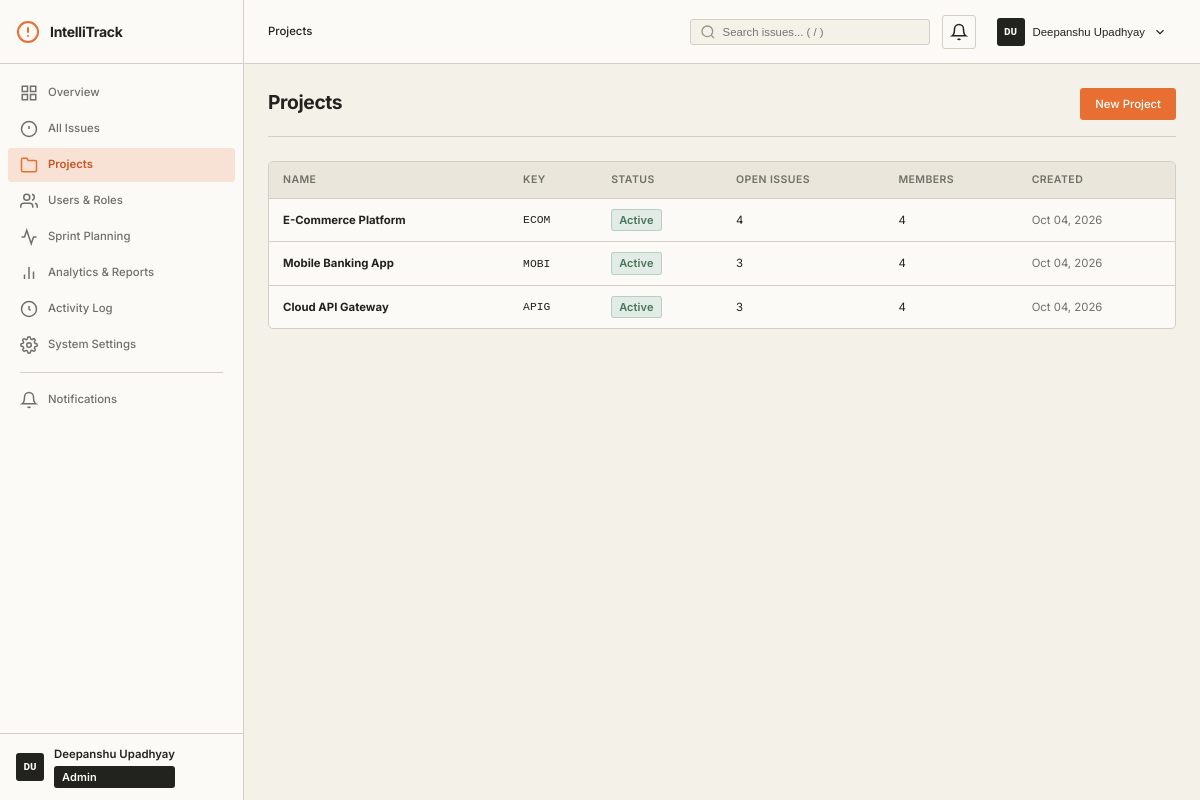
Page /projects/ (signed in) on the committed database.
### models/user.py (models this page shows, shortened)
class User(UserMixin, db.Model):
    __tablename__ = 'users'
    ROLE_ADMIN = 'admin'
    ROLE_DEVELOPER = 'developer'
    ROLE_REPORTER = 'reporter'
    VALID_ROLES = [ROLE_ADMIN, ROLE_DEVELOPER, ROLE_REPORTER]
    id = db.Column(db.Integer, primary_key=True)
    username = db.Column(db.String(80), unique=True, nullable=False, index=True)
    email = db.Column(db.String(120), unique=True, nullable=False, index=True)
    password_hash = db.Column(db.String(256), nullable=False)
    first_name = db.Column(db.String(80), nullable=False, default='')
    last_name = db.Column(db.String(80), nullable=False, default='')
    role = db.Column(db.String(20), nullable=False, default=ROLE_REPORTER)
    is_active = db.Column(db.Boolean, default=True, nullable=False)
    created_at = db.Column(db.DateTime, default=datetime.utcnow, nullable=False)
    updated_at = db.Column(db.DateTime, default=datetime.utcnow, onupdate=datetime.utcnow)
    reported_issues = db.relationship('Issue', foreign_keys='Issue.reporter_id', backref='reporter', lazy='dynamic')
    assigned_issues = db.relationship('Issue', foreign_keys='Issue.assignee_id', backref='assignee', lazy='dynamic')
    comments = db.relationship('Comment', backref='author', lazy='dynamic')
    activities = db.relationship('Activity', backref='actor', lazy='dynamic')
    notifications = db.relationship('Notification', backref='user', lazy='dynamic')
    memberships = db.relationship('ProjectMembership', backref='user', lazy='dynamic')
    @property
    def full_name(self):
        name = f"{self.first_name} {self.last_name}".strip()
        return name if name else self.username
    @property
    def initials(self):
        if self.first_name and self.last_name:
            return f"{self.first_name[0]}{self.last_name[0]}".upper()
        return self.username[:2].upper()
    @property
    def is_admin(self):
        return self.role == self.ROLE_ADMIN

### models/project.py (models this page shows, shortened)
class Project(db.Model):
    __tablename__ = 'projects'
    STATUS_ACTIVE = 'active'
    STATUS_ARCHIVED = 'archived'
    id = db.Column(db.Integer, primary_key=True)
    name = db.Column(db.String(120), nullable=False)
    key = db.Column(db.String(10), unique=True, nullable=False, index=True)
    description = db.Column(db.Text, default='')
    status = db.Column(db.String(20), default=STATUS_ACTIVE, nullable=False)
    created_at = db.Column(db.DateTime, default=datetime.utcnow, nullable=False)
    updated_at = db.Column(db.DateTime, default=datetime.utcnow, onupdate=datetime.utcnow)
    issues = db.relationship('Issue', backref='project', lazy='dynamic')
    memberships = db.relationship('ProjectMembership', backref='project', lazy='dynamic',
                                  cascade='all, delete-orphan')
    sprints = db.relationship('Sprint', backref='project', lazy='dynamic')
    releases = db.relationship('Release', backref='project', lazy='dynamic')
    @property
    def member_count(self):
        return self.memberships.count()
    @property
    def open_issue_count(self):
        from models.issue import Issue
        return self.issues.filter(
            Issue.status.notin_(['resolved', 'closed'])
        ).count()

### routes/projects.py (the view)
@projects_bp.route('/')
@login_required
def list_projects():
    if current_user.is_admin:
        projects = Project.query.all()
    else:
        projects = Project.query.join(ProjectMembership).filter(
            ProjectMembership.user_id == current_user.id
        ).all()
    return render_template('projects/list.html', projects=projects)

### templates/projects/list.html (shortened to what this page needs)
{% extends "base.html" %}
{% block breadcrumb %}<span class="breadcrumb-item">Projects</span>{% endblock %}
{% block page_title %}Projects{% endblock %}
{% block page_actions %}
{% if current_user.is_admin %}
<a href="{{ url_for('admin.create_project') }}" class="btn btn-primary">New Project</a>
{% endif %}
{% endblock %}
{% block content %}
{% if projects %}
<div class="table-responsive">
    <table class="table table-hover">
        <thead>
            <tr><th>Name</th><th>Key</th><th>Status</th><th>Open Issues</th><th>Members</th><th>Created</th></tr>
        </thead>
        <tbody>
            {% for project in projects %}
            <tr onclick="window.location='{{ url_for('projects.view_project', project_id=project.id) }}'" style="cursor:pointer">
                <td><strong>{{ project.name }}</strong></td>
                <td><span class="mono">{{ project.key }}</span></td>
                <td><span class="badge badge-{{ 'success' if project.status == 'active' else 'muted' }}">{{ project.status|title }}</span></td>
                <td>{{ project.open_issue_count }}</td>
                <td>{{ project.member_count }}</td>
                <td class="text-muted">{{ project.created_at.strftime('%b %d, %Y') }}</td>
            </tr>
            {% endfor %}
        </tbody>
    </table>
</div>
{% else %}
<div class="empty-state">
    <h3 class="empty-state-title">No projects available</h3>
    <p class="empty-state-desc">You haven't been added to any projects yet.</p>
</div>
{% endif %}
{% endblock %}

### templates/base.html (shortened to what this page needs)
<!DOCTYPE html>
<html lang="en">
<head>
    <link rel="stylesheet" href="{{ url_for('static', filename='css/tokens.css') }}">
    <link rel="stylesheet" href="{{ url_for('static', filename='css/layout.css') }}">
    <link rel="stylesheet" href="{{ url_for('static', filename='css/components.css') }}">
</head>
<body>
    <aside class="sidebar" id="sidebar">
        <div class="sidebar-header">
            <a href="{{ url_for('dashboard.index') }}" class="sidebar-logo">
                <svg width="24" height="24" viewBox="0 0 24 24" fill="none" stroke="currentColor" stroke-width="2" stroke-linecap="round" stroke-linejoin="round"><circle cx="12" cy="12" r="10"/><line x1="12" y1="8" x2="12" y2="12"/><line x1="12" y1="16" x2="12.01" y2="16"/></svg>
                <span>IntelliTrack</span>
            </a>
        </div>
        <nav class="sidebar-nav">
            {% if current_user.is_admin %}
            <a href="{{ url_for('admin.overview') }}" class="nav-item {% if request.endpoint == 'admin.overview' %}active{% endif %}">
                <svg width="18" height="18" viewBox="0 0 24 24" fill="none" stroke="currentColor" stroke-width="2"><rect x="3" y="3" width="7" height="7"/><rect x="14" y="3" width="7" height="7"/><rect x="3" y="14" width="7" height="7"/><rect x="14" y="14" width="7" height="7"/></svg>
                <span>Overview</span>
            </a>
            <a href="{{ url_for('issues.list_issues') }}" class="nav-item {% if request.blueprint == 'issues' %}active{% endif %}">
                <svg width="18" height="18" viewBox="0 0 24 24" fill="none" stroke="currentColor" stroke-width="2"><circle cx="12" cy="12" r="10"/><line x1="12" y1="8" x2="12" y2="12"/><line x1="12" y1="16" x2="12.01" y2="16"/></svg>
                <span>All Issues</span>
            </a>
            <a href="{{ url_for('projects.list_projects') }}" class="nav-item {% if request.blueprint == 'projects' %}active{% endif %}">
                <svg width="18" height="18" viewBox="0 0 24 24" fill="none" stroke="currentColor" stroke-width="2"><path d="M22 19a2 2 0 0 1-2 2H4a2 2 0 0 1-2-2V5a2 2 0 0 1 2-2h5l2 3h9a2 2 0 0 1 2 2z"/></svg>
                <span>Projects</span>
            </a>
            <a href="{{ url_for('admin.users') }}" class="nav-item {% if request.endpoint and 'user' in request.endpoint %}active{% endif %}">
                <svg width="18" height="18" viewBox="0 0 24 24" fill="none" stroke="currentColor" stroke-width="2"><path d="M17 21v-2a4 4 0 0 0-4-4H5a4 4 0 0 0-4 4v2"/><circle cx="9" cy="7" r="4"/><path d="M23 21v-2a4 4 0 0 0-3-3.87"/><path d="M16 3.13a4 4 0 0 1 0 7.75"/></svg>
                <span>Users &amp; Roles</span>
            </a>
            <a href="{{ url_for('sprints.list_sprints') }}" class="nav-item {% if request.blueprint == 'sprints' %}active{% endif %}">
                <svg width="18" height="18" viewBox="0 0 24 24" fill="none" stroke="currentColor" stroke-width="2"><polyline points="22 12 18 12 15 21 9 3 6 12 2 12"/></svg>
                <span>Sprint Planning</span>
            </a>
            <a href="{{ url_for('admin.analytics') }}" class="nav-item {% if request.endpoint == 'admin.analytics' %}active{% endif %}">
                <svg width="18" height="18" viewBox="0 0 24 24" fill="none" stroke="currentColor" stroke-width="2"><line x1="18" y1="20" x2="18" y2="10"/><line x1="12" y1="20" x2="12" y2="4"/><line x1="6" y1="20" x2="6" y2="14"/></svg>
                <span>Analytics &amp; Reports</span>
            </a>
            <a href="{{ url_for('admin.activity_log') }}" class="nav-item {% if request.endpoint == 'admin.activity_log' %}active{% endif %}">
                <svg width="18" height="18" viewBox="0 0 24 24" fill="none" stroke="currentColor" stroke-width="2"><polyline points="12 8 12 12 14 14"/><circle cx="12" cy="12" r="10"/></svg>
                <span>Activity Log</span>
            </a>
            <a href="{{ url_for('admin.settings') }}" class="nav-item {% if request.endpoint == 'admin.settings' %}active{% endif %}">
                <span>System Settings</span>
            </a>
            {% endif %}
            <div class="nav-divider"></div>
            <a href="#" class="nav-item" id="notifications-nav-link">
                <svg width="18" height="18" viewBox="0 0 24 24" fill="none" stroke="currentColor" stroke-width="2"><path d="M18 8A6 6 0 0 0 6 8c0 7-3 9-3 9h18s-3-2-3-9"/><path d="M13.73 21a2 2 0 0 1-3.46 0"/></svg>
                <span>Notifications{% if unread_notifications_count > 0 %} <span class="nav-badge">{{ unread_notifications_count }}</span>{% endif %}</span>
            </a>
        </nav>
        <div class="sidebar-footer">
            <div class="sidebar-user">
                <div class="avatar avatar-sm">{{ current_user.initials }}</div>
                <div class="sidebar-user-info">
                    <span class="sidebar-user-name">{{ current_user.full_name }}</span>
                    <span class="badge badge-role badge-{{ current_user.role }}">{{ current_user.role|title }}</span>
                </div>
            </div>
        </div>
    </aside>
    <div class="main-wrapper">
        <header class="topbar">
            <div class="breadcrumb">
                {% block breadcrumb %}{% endblock %}
            </div>
            <div class="topbar-right">
                <div class="search-wrapper">
                    <input type="text" class="search-input" id="globalSearch" placeholder="Search issues... ( / )" autocomplete="off">
                </div>
                <div class="topbar-notifications" id="notificationsContainer">
                    <button class="topbar-icon-btn" id="notificationsToggle" aria-label="Notifications">
                        <svg width="18" height="18" viewBox="0 0 24 24" fill="none" stroke="currentColor" stroke-width="2"><path d="M18 8A6 6 0 0 0 6 8c0 7-3 9-3 9h18s-3-2-3-9"/><path d="M13.73 21a2 2 0 0 1-3.46 0"/></svg>
                    </button>
                </div>
                <div class="topbar-user-menu">
                    <button class="topbar-user-btn" id="userMenuToggle">
                        <div class="avatar avatar-sm">{{ current_user.initials }}</div>
                        <span class="topbar-user-name">{{ current_user.full_name }}</span>
                        <svg width="14" height="14" viewBox="0 0 24 24" fill="none" stroke="currentColor" stroke-width="2"><polyline points="6 9 12 15 18 9"/></svg>
                    </button>
                </div>
            </div>
        </header>
        <main class="content">
            <div class="page-header">
                <div class="page-header-left">
                    <h1 class="page-title">{% block page_title %}Dashboard{% endblock %}</h1>
                </div>
                <div class="page-header-actions">
                    {% block page_actions %}{% endblock %}
                </div>
            </div>
            {% block content %}{% endblock %}
        </main>
    </div>
</body>
</html>

### rows in the picture
User: initials "DU", full_name "Deepanshu Upadhyay", role "Admin"
Project: name "E-Commerce Platform", key "ECOM", status "Active", open_issue_count "4", member_count "4", created_at "Oct 04, 2026"
Project: name "Mobile Banking App", key "MOBI", status "Active", open_issue_count "3", member_count "4", created_at "Oct 04, 2026"
Project: name "Cloud API Gateway", key "APIG", status "Active", open_issue_count "3", member_count "4", created_at "Oct 04, 2026"
